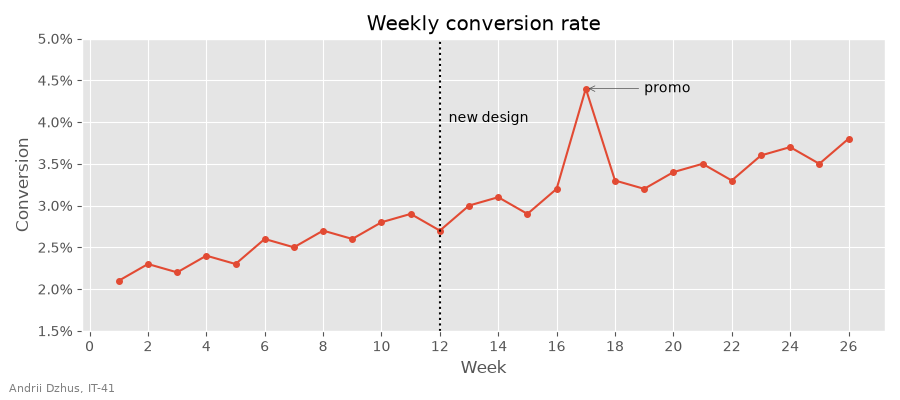

Python code for this plot:
import matplotlib.pyplot as plt
import numpy as np
from matplotlib.ticker import MultipleLocator, PercentFormatter

STUDENT_NAME = "Andrii Dzhus"   # ім'я та прізвище транслітерацією
STUDENT_GROUP = "IT-41"   # група

weeks = np.arange(1, 27)
conversion = np.array([2.1, 2.3, 2.2, 2.4, 2.3, 2.6, 2.5, 2.7, 2.6, 2.8, 2.9, 2.7, 3.0,
                       3.1, 2.9, 3.2, 4.4, 3.3, 3.2, 3.4, 3.5, 3.3, 3.6, 3.7, 3.5, 3.8]) / 100
release_week = 12

plt.style.use("ggplot")

fig, ax = plt.subplots(figsize=(9, 4))
ax.plot(weeks, conversion, "-o", markersize=4)

ax.axvline(release_week, color="black", linestyle=":", linewidth=1.5)
ax.text(release_week + 0.3, 0.04, "new design")

# пік акції - тиждень з максимальною конверсією
promo = conversion.argmax()
ax.annotate("promo", xy=(weeks[promo], conversion[promo]),
            xytext=(weeks[promo] + 2, conversion[promo]), va="center",
            arrowprops={"arrowstyle": "->", "color": "0.3"})

ax.set_ylim(0.015, 0.05)
ax.yaxis.set_major_formatter(PercentFormatter(xmax=1, decimals=1))
ax.xaxis.set_major_locator(MultipleLocator(2))
ax.set_title("Weekly conversion rate")
ax.set_xlabel("Week")
ax.set_ylabel("Conversion")

fig.text(0.01, 0.02, f"{STUDENT_NAME}, {STUDENT_GROUP}", fontsize=8, color="gray")
fig.tight_layout(rect=(0, 0.02, 1, 1))

fig.savefig("task_5.png", dpi=100)
plt.show()
